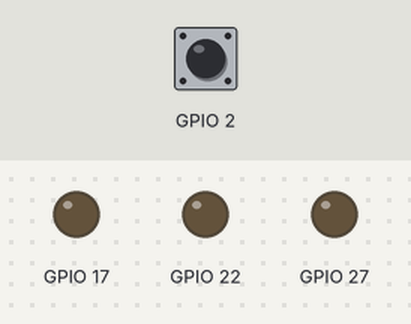
This program was run on a simulated Raspberry Pi (BCM pin numbers). Shown: output pins drawn as LEDs (lit = HIGH). Inputs (shaded band) come from the test bench; at power-on: GPIO 2 HIGH.

Above: at 1.2 s.
1.3 s: GPIO 2 pulled LOW for 3.2 s
At 2.4 s:
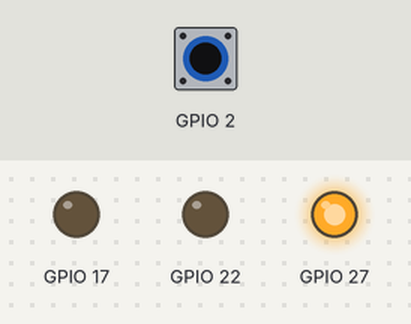
At 11.7 s:
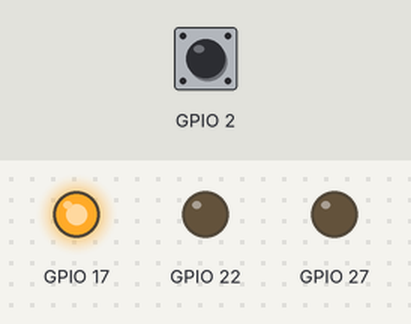
Timing chart, 0 to 44.8 s (numbered marks = the images above; inputs shaded):
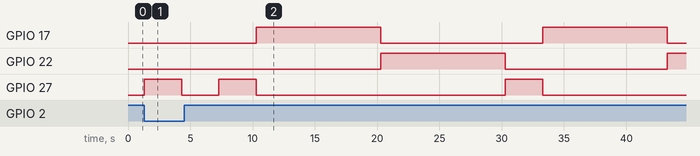

Measured:
- after the input at 1.3 s, GPIO 17: alternates HIGH for 10.0 s and LOW for 13.0 s, starting after 9.0 s; GPIO 22: LOW → HIGH after 19.0 s, → LOW 10.0 s later, → HIGH 13.0 s later; GPIO 27: goes HIGH 3.0 s, LOW 3.0 s, HIGH 3.0 s, LOW 20.0 s, HIGH 3.0 s, then LOW, starting at once

The program:

traffic.py
```python
from gpiozero import LED, Button
from time import sleep
from signal import pause,signal

led1 = LED(17)
led2 = LED(27)
led3 = LED(22)
button = Button(2)

def start_traffic():
	while True:
	    led2.on()
	    sleep(3)
	    led2.off()
	    if button.is_pressed:
			sleep(3)
			continue

		led1.on()
	    sleep(10)
	    led1.off()


	    led3.on()
	    sleep(10)
	    led3.off()


button.when_pressed = start_traffic
pause()
```
